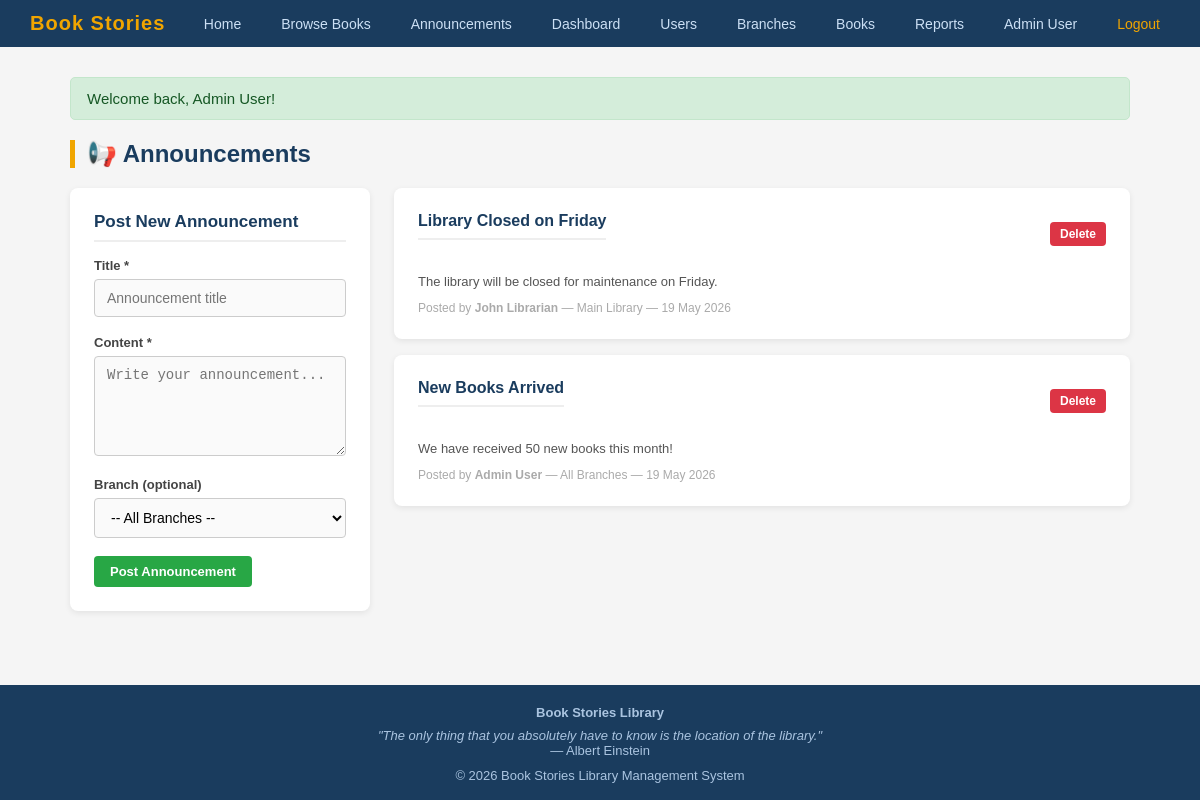
/index.php?page=announcements (signed in), run on the app's committed database.
### tables this page shows
CREATE TABLE IF NOT EXISTS announcements (
    id INT AUTO_INCREMENT PRIMARY KEY,
    title VARCHAR(255) NOT NULL,
    content TEXT NOT NULL,
    branch_id INT DEFAULT NULL,
    created_by INT NOT NULL,
    created_at DATETIME DEFAULT CURRENT_TIMESTAMP
);

CREATE TABLE IF NOT EXISTS users (
    id INT AUTO_INCREMENT PRIMARY KEY,
    full_name VARCHAR(100) NOT NULL,
    email VARCHAR(100) NOT NULL UNIQUE,
    password VARCHAR(255) NOT NULL,
    role ENUM('member','librarian','manager','admin') DEFAULT 'member',
    branch_id INT DEFAULT NULL,
    phone VARCHAR(20),
    address TEXT,
    profile_pic VARCHAR(255) DEFAULT 'default.png',
    status ENUM('active','inactive') DEFAULT 'active',
    created_at DATETIME DEFAULT CURRENT_TIMESTAMP
);

CREATE TABLE IF NOT EXISTS branches (
    id INT AUTO_INCREMENT PRIMARY KEY,
    branch_name VARCHAR(100) NOT NULL,
    location VARCHAR(255),
    phone VARCHAR(20),
    email VARCHAR(100),
    manager_id INT DEFAULT NULL,
    status ENUM('active','inactive') DEFAULT 'active',
    created_at DATETIME DEFAULT CURRENT_TIMESTAMP
);

### models/BranchModel.php (called while the page is built, shortened)
<?php
function getAnnouncements($conn) {
    $sql    = "SELECT a.*, u.full_name, b.branch_name
               FROM announcements a
               LEFT JOIN users u ON a.created_by = u.id
               LEFT JOIN branches b ON a.branch_id = b.id
               ORDER BY a.created_at DESC";
    $result = mysqli_query($conn, $sql);
    $list   = array();
    if ($result) {
        while ($row = mysqli_fetch_assoc($result)) {
            $list[] = $row;
        }
    }
    return $list;
}

### views/librarian/announcements.php (the view, shortened to what this page needs)
<?php
require_once 'config/Connect.php';
require_once 'models/BranchModel.php';
$can_manage = isset($_SESSION['role']) && in_array($_SESSION['role'], array('librarian','admin','manager'));
$conn          = connect();
$announcements = getAnnouncements($conn);
require_once 'views/header.php';
?>
<h1 class="page-title">&#128226; Announcements</h1>
<div style="display:flex; gap:24px; flex-wrap:wrap;">
    <?php if ($can_manage): ?>
    <div class="section-box" style="flex:0 0 300px;">
        <h3>Post New Announcement</h3>
        <form action="index.php?page=announcements" method="POST">
            <div class="form-group">
                <label>Title *</label>
                <input type="text" name="title" placeholder="Announcement title" required>
            </div>
            <div class="form-group">
                <label>Content *</label>
                <textarea name="content" placeholder="Write your announcement..." required></textarea>
            </div>
            <div class="form-group">
                <label>Branch (optional)</label>
                <select name="branch_id">
                    <option value="">-- All Branches --</option>
                </select>
            </div>
            <button type="submit" class="btn btn-success">Post Announcement</button>
        </form>
    </div>
    <?php endif; ?>
    <div style="flex:1; min-width:280px;">
        <?php if (empty($announcements)): ?>
            <div class="section-box">
                <p style="color:#888;">No announcements yet.</p>
            </div>
        <?php else: ?>
            <?php foreach ($announcements as $ann): ?>
            <div class="section-box" style="margin-bottom:16px;">
                <div class="flex-between">
                    <h3 style="font-size:16px;"><?php echo htmlspecialchars($ann['title']); ?></h3>
                    <?php if ($can_manage): ?>
                        <a href="index.php?page=announcements&action=delete&id=<?php echo $ann['id']; ?>"
                           class="btn btn-danger btn-sm"
                           onclick="return confirmDelete('Delete this announcement?')">Delete</a>
                    <?php endif; ?>
                </div>
                <p style="font-size:13px; color:#555; line-height:1.6;"><?php echo htmlspecialchars($ann['content']); ?></p>
                <p style="font-size:12px; color:#aaa; margin-top:8px;">
                    Posted by <strong><?php echo htmlspecialchars($ann['full_name']); ?></strong>
                    <?php echo $ann['branch_name'] ? '&mdash; ' . htmlspecialchars($ann['branch_name']) : '&mdash; All Branches'; ?>
                    &mdash; <?php echo date('d M Y', strtotime($ann['created_at'])); ?>
                </p>
            </div>
            <?php endforeach; ?>
        <?php endif; ?>
    </div>
</div>
<?php require_once 'views/footer.php'; ?>

### views/css/style.css (style rules this page uses)
* { margin: 0; padding: 0; box-sizing: border-box; }
body { font-family: Arial, Helvetica, sans-serif; background-color: #f5f5f5; color: #333; font-size: 15px; }
a { text-decoration: none; color: #2c6e9e; }
.page-title { font-size: 24px; color: #1a3c5e; margin-bottom: 20px; border-left: 5px solid #f0a500; padding-left: 12px; }
.btn { display: inline-block; padding: 8px 16px; border: none; border-radius: 4px; cursor: pointer; font-size: 13px; font-weight: bold; text-align: center; transition: opacity 0.2s; }
.btn-success { background-color: #28a745; color: white; }
.btn-danger { background-color: #dc3545; color: white; }
.btn-sm { padding: 5px 10px; font-size: 12px; }
.form-group { margin-bottom: 18px; }
.form-group label { display: block; font-weight: bold; margin-bottom: 6px; color: #444; font-size: 13px; }
.form-group input, .form-group select, .form-group textarea { width: 100%; padding: 10px 12px; border: 1px solid #ccc; border-radius: 4px; font-size: 14px; background: #fafafa; transition: border 0.2s; }
.form-group textarea { resize: vertical; height: 100px; }
.section-box { background: white; border-radius: 8px; padding: 24px; box-shadow: 0 2px 6px rgba(0,0,0,0.08); margin-bottom: 24px; }
.section-box h3 { color: #1a3c5e; margin-bottom: 16px; font-size: 17px; border-bottom: 2px solid #eee; padding-bottom: 8px; }
.flex-between { display: flex; justify-content: space-between; align-items: center; margin-bottom: 16px; }

### data on the page
announcements: title "Library Closed on Friday", content "The library will be closed for maintenance on Friday.", users.full_name "John Librarian", branch.branch_name "Main Library", created_at "19 May 2026"
announcements: title "New Books Arrived", content "We have received 50 new books this month!", users.full_name "Admin User", shows "— All Branches", created_at "19 May 2026"

### other printed values
$_SESSION['user_name'] "Admin User"
$_SESSION['msg'] "Welcome back, Admin User!"
